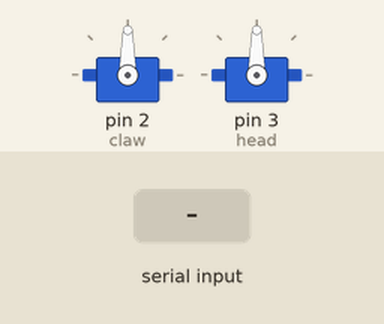
A sketch run on a simulated Arduino Uno, built with avr-gcc and run on an emulated ATmega328P. Shown: 2 × servo. The inputs (shaded band) are chosen by the test bench.

Above: at 5.2 s.
5.3 s: "a" received over the second serial link
8.3 s: "z" received over the second serial link
11.3 s: "q" received over the second serial link
At 11.48 s:
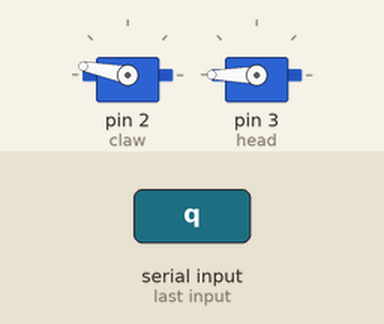
14.3 s: "s" received over the second serial link
At 14.51 s:
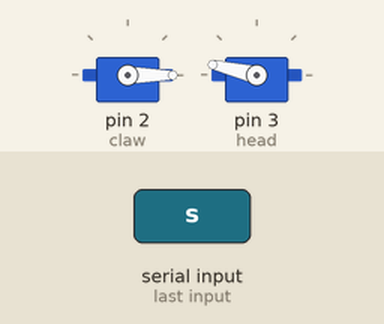
17.3 s: "a" received over the second serial link
At 21.0 s:
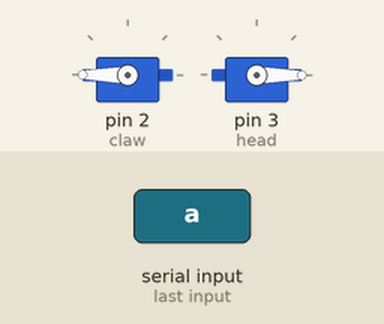
Timing chart, 0 to 21.3 s (numbered marks = the images above; inputs shaded):
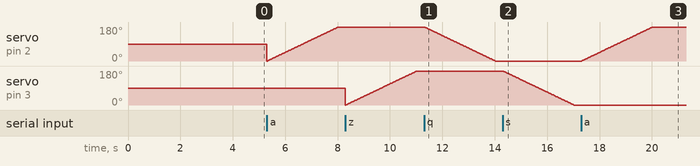

Measured:
- after the input at 11.3 s, servo on pin 2 (claw): moves from 180° to 0° over 2.7 s, starting at once
- after the input at 14.3 s, servo on pin 3 (head): moves from 180° to 0° over 2.7 s, starting at once
- after the input at 17.3 s, servo on pin 2 (claw): moves from 0° to 180° over 2.7 s, starting at once

The sketch:

batcar_claw.ino
```cpp
/*
 * Grove Bluetooth serial v1.1

 */
 #include <Servo.h>
// Bluetooth

#include <SoftwareSerial.h>

#define RxD 6  // Plug the Bluetooth on the D6 pin
#define TxD 7

SoftwareSerial blueToothSerial(RxD,TxD);

Servo claw;
Servo head;


int clawPos = 0;
int headPos = 0;


void setup() {
    claw.attach(2);
    head.attach(3);


    // Bluetooth
    pinMode(RxD, INPUT);
    pinMode(TxD, OUTPUT);
    setupBlueToothConnection();
}

void loop() {

    char recvChar;

    while(1) {

        // Bluetooth
        if (blueToothSerial.available()) {
            recvChar = blueToothSerial.read();
            Serial.print(recvChar);

            if(recvChar == 'a') {
               Serial.println("Claw Open");
              for (clawPos = 0; clawPos <= 180; clawPos += 1) {
                claw.write(clawPos);
                delay(15);
              }
            }

            if(recvChar == 'q') {
                Serial.println("Claw Close");
                for (clawPos = 180; clawPos >= 0; clawPos -= 1) {
                  claw.write(clawPos);
                  delay(15);
                }
            }

            if(recvChar == 'z') {
                Serial.println("Arm Up");
                for (headPos = 0; headPos <= 180; headPos += 1) {
                  head.write(headPos);
                  delay(15);
                }
            }

            if(recvChar == 's') {
                Serial.println("Arm Down");
                for (headPos = 180; headPos >= 0; headPos -= 1) {
                  head.write(headPos);
                  delay(15);
                }
            }

        }
    }
    delay(500);
}


void setupBlueToothConnection() {
    Serial.println("setupBlueToothConnection");
    blueToothSerial.begin(38400);
    blueToothSerial.print("\r\n+STWMOD=0\r\n");
    blueToothSerial.print("\r\n+STNA=Batclaw\r\n");
    blueToothSerial.print("\r\n+STPIN=6666\r\n");
    blueToothSerial.print("\r\n+STOAUT=1\r\n");
    blueToothSerial.print("\r\n+STAUTO=0\r\n");
    delay(2000);
    blueToothSerial.print("\r\n+INQ=1\r\n");
    Serial.println("The slave bluetooth is inquirable!");
    delay(2000);
    blueToothSerial.flush();
}
```
